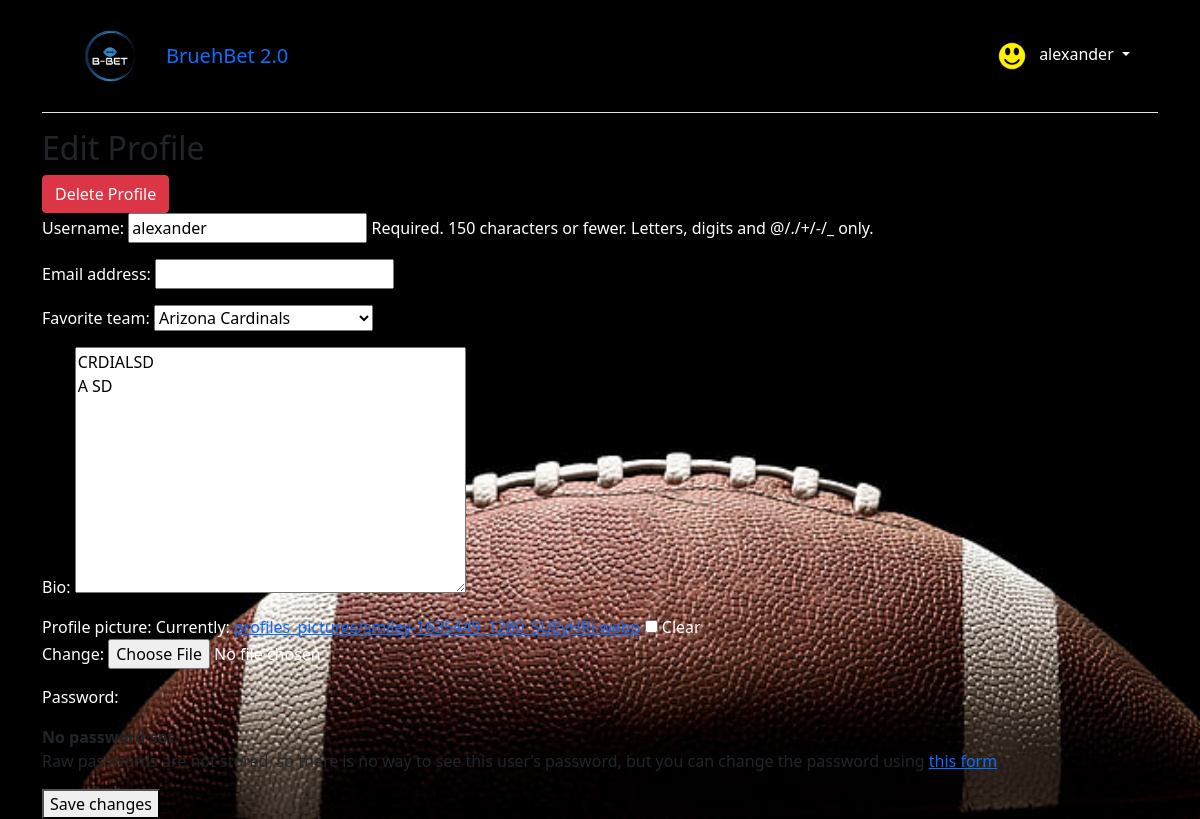
Screenshot of /profile/alexander/edit/ (signed in) with the database file from the repository.
### users/models.py (models this page shows, shortened)
class CustomUser(AbstractUser):
    favorite_team = models.ForeignKey(Team, on_delete=models.SET_NULL, null=True, blank=True)
    models.SlugField(null=True, blank=True, unique=True)
    bio = models.TextField(blank=True, null=True)
    profile_picture = models.ImageField(upload_to='profiles_pictures/', blank=True, null=True)

### users/views.py (the view, shortened to what this page needs)
# urls.py: path('profile/<slug:username>/edit/', ProfileUpdateView.as_view(), name='edit_profile'),
class ProfileUpdateView(LoginRequiredMixin, UserPassesTestMixin, UpdateView):
    model = CustomUser
    form_class = CustomUserChangeForm
    template_name = 'profile_edit.html'  # Change to your template name
    def get_object(self, queryset=None):
        username = self.kwargs.get('username')
        return get_object_or_404(CustomUser, username=username)
    def test_func(self):
        user_to_edit = self.get_object()
        return user_to_edit == self.request.user

### users/forms.py
class CustomUserChangeForm(UserChangeForm):
    class Meta(UserChangeForm):
        model = CustomUser
        fields = ('username', 'email', 'favorite_team','bio', 'profile_picture')

### users/models.py (called while the page is built)
    def __str__(self):
        return self.name

### templates/profile_edit.html (shortened to what this page needs)
{% extends 'base.html' %}
{% block content %}
    <h2>Edit Profile</h2>
    <form method="post" enctype="multipart/form-data">
        <a href="{% url 'delete_profile' username=user.username %}" class="btn btn-danger">Delete Profile</a>
        {{ form.as_p }}
        <button type="submit">Save changes</button>
    </form>
{% endblock %}

### templates/base.html (shortened to what this page needs)
{% load static %}
<!DOCTYPE html>
<html>
<head>
  <link rel="stylesheet" type="text/css" href="{% static 'css/styles.css' %}">
  <link href="https://cdn.jsdelivr.net/npm/bootstrap@5.1.3/dist/css/bootstrap.min.css" rel="stylesheet"
>
    <link rel="stylesheet" href="https://cdnjs.cloudflare.com/ajax/libs/OwlCarousel2/2.3.4/assets/owl.carousel.min.css">
<link rel="stylesheet" href="https://cdnjs.cloudflare.com/ajax/libs/OwlCarousel2/2.3.4/assets/owl.theme.default.min.css">
</head>
<body>
  <div class="container">
    <header class="p-3 mb-3 border-bottom">
      <div class="container">
        <div class="d-flex flex-wrap align-items-center justify-content-center
          justify-content-lg-start">
          <img src="{% static 'logo/png/logo-color.png' %}" alt="BruehBet Logo" class="me-3 logo">
          <a class="navbar-brand" href="{% url 'home' %}">BruehBet 2.0</a>
            {% if user.is_authenticated %}
          <div class="dropdown text-end">
            <a href="#" class="d-block link-dark text-decoration-none dropdown-toggle" id="dropdownUser1"
              data-bs-toggle="dropdown" aria-expanded="false">
              {% if request.user.profile_picture %}
                <img src="{{ request.user.profile_picture.url }}" width="30" height="30" class="rounded-circle me-2">
              {% elif request.user.favorite_team.logo %}
                <img src="{{ request.user.favorite_team.logo.url }}" width="30" height="30" class="rounded-circle me-2">
              {% else %}
                <img src="{% static 'images/nfl.png' %}" width="30" height="30" class="rounded-circle me-2">
              {% endif %}
              {{ request.user.username }}
            </a>
          </div>
          {% else %}
          <div class="text-end">
            <a href="{% url 'login' %}" class="btn btn-outline-primary me-2">Log
              In</a>
            <a href="{% url 'signup' %}" class="btn btn-primary">Sign Up</a>
          </div>
          {% endif %}
        </div>
      </div>
    </header>
    <main>
      {% block content %}
      {% endblock content %}
    </main>
  </div>
</body>
</html>

### static/css/styles.css (style rules this page uses)
html { scroll-behavior: smooth; }
a { color: rgb(137,147,158) }
body { background-image: url("../../media/background.jpg"); background-repeat: no-repeat; background-size: cover; background-attachment: fixed; height: 100vh; }
h1, label, p, li { color: white; }
#dropdownUser1 { color: white; }
.logo { width: 50px; height: auto; }
@media (min-width: 576px) { .logo { width: 60px; } }
@media (min-width: 768px) { .logo { width: 70px; } }
@media (min-width: 992px) { .logo { width: 80px; } }

### rows the page displays
CustomUser: user.profile_picture (picture), user.username "alexander", username "alexander", favorite_team "Arizona Cardinals", bio "CRDIALSD A SD"
